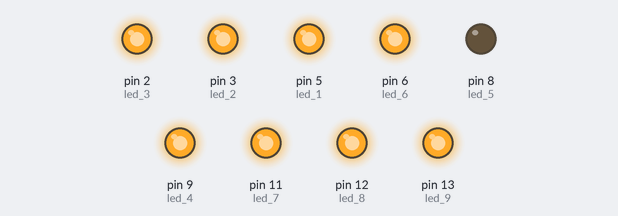
Bench run of a sketch on a simulated Arduino Uno, built with avr-gcc and run on an emulated ATmega328P. Shown: output pins drawn as LEDs (lit = HIGH).

Above: at 0.1 s.
At 6.1 s:
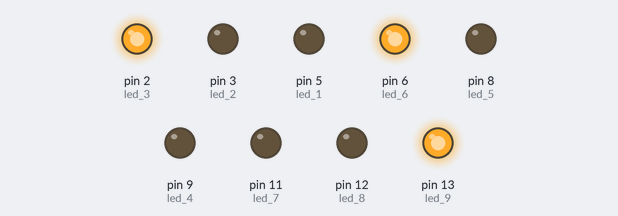
At 12.1 s:
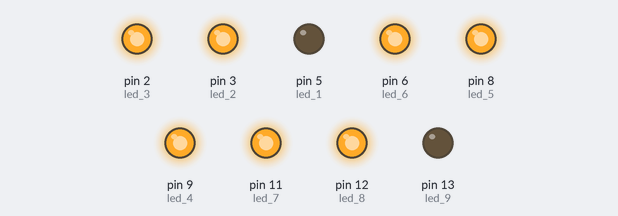
At 18.1 s:
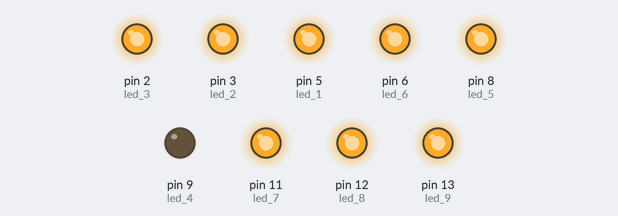
At 24.1 s:
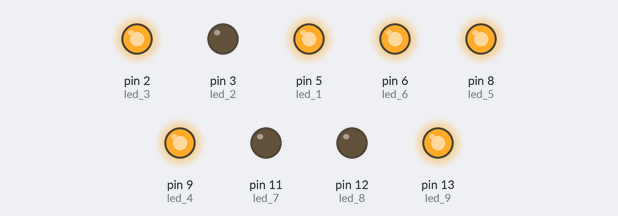
At 36.1 s:
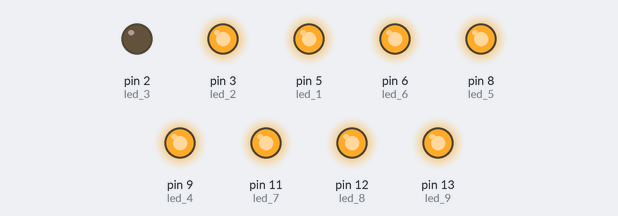
Timing chart, 0 to 37.6 s (numbered marks = the images above):
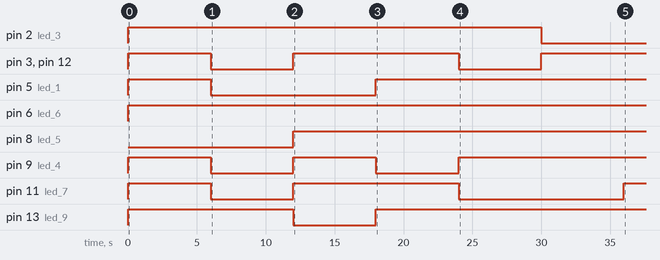

Measured:
- by itself, pin 2 (led_3): LOW → HIGH at 0.00 s, → LOW 30.0 s later
- by itself, pin 3 (led_2), pin 12 (led_8): goes HIGH 6.0 s, LOW 6.0 s, HIGH 12.0 s, LOW 6.0 s, then HIGH
- by itself, pin 5 (led_1): LOW → HIGH at 0.00 s, → LOW 6.0 s later, → HIGH 12.0 s later
- by itself, pin 6 (led_6): LOW → HIGH at 0.00 s
- by itself, pin 8 (led_5): LOW → HIGH at 12.0 s
- by itself, pin 9 (led_4): alternates HIGH for 6.0 s and LOW for 6.0 s, 5 changes in all, then stays HIGH
- by itself, pin 11 (led_7): goes HIGH 6.0 s, LOW 6.0 s, HIGH 12.0 s, LOW 12.0 s, then HIGH
- by itself, pin 13 (led_9): LOW → HIGH at 0.00 s, → LOW 12.0 s later, → HIGH 6.0 s later

The sketch:

counter.ino
```cpp
//unsigned force the user to input a positive number
#define led_1 5
#define led_2 3
#define led_3 2
#define led_4 9
#define led_5 8
#define led_6 6
#define led_7 11
#define led_8 12
#define led_9 13
void setup() {
  // put your setup code here, to run once:
  pinMode(led_1, OUTPUT);
  pinMode(led_2, OUTPUT);
  pinMode(led_3, OUTPUT);
  pinMode(led_4, OUTPUT);
  pinMode(led_5, OUTPUT);
  pinMode(led_6, OUTPUT);
  pinMode(led_7, OUTPUT);
  pinMode(led_8, OUTPUT);
  pinMode(led_9, OUTPUT);
}
void leds(int num){
  if (num == 0 || num == 3 || num == 4 || num == 5 || num == 6 || num == 7 || num == 8 || num == 9){
    digitalWrite(led_1,HIGH);
    }
  if (num == 0 || num == 2 || num == 3 || num == 5 || num == 6 || num == 7 || num == 8 || num == 9){
    digitalWrite(led_2,HIGH);
    }
  if (num == 0 || num == 1 ||num == 2 || num == 3 ||num == 4 || num == 7 || num == 8 || num == 9){
    digitalWrite(led_3,HIGH);
    }
  if (num == 0 || num == 2 || num == 4 || num == 5 || num == 6 || num == 8 || num == 9){
    digitalWrite(led_4,HIGH);
    }
  if (num == 2 || num == 3 || num == 4 || num == 5 || num == 6 || num == 7 || num == 8 || num == 9){
    digitalWrite(led_5,HIGH);
    }
  if (num == 0 || num == 1 || num == 2 || num == 3 || num == 4 || num == 5 || num == 6 || num == 8 || num == 9){
    digitalWrite(led_6,HIGH);
    }
  if (num == 0 || num == 2 || num == 3 || num == 6 || num == 7 || num == 8){
    digitalWrite(led_7,HIGH);
    }
  if (num == 0 || num == 2 || num == 3 || num == 5 || num == 6 || num == 8 || num == 9){
    digitalWrite(led_8,HIGH);
    }
  if (num == 0 || num == 1 || num == 3 || num == 4 || num == 5 || num == 6 || num == 8 || num == 9){
    digitalWrite(led_9,HIGH);
    }
  delay(6000);
  digitalWrite(led_1, LOW);
  digitalWrite(led_2, LOW);
  digitalWrite(led_3, LOW);
  digitalWrite(led_4, LOW);
  digitalWrite(led_5, LOW);
  digitalWrite(led_6, LOW);
  digitalWrite(led_7, LOW);
  digitalWrite(led_8, LOW);
  digitalWrite(led_9, LOW);

  }
void loop() {
  // put your main code here, to run repeatedly:


  for (int i = 0;i < 10;i++){
    leds(i);
    }

}
```
